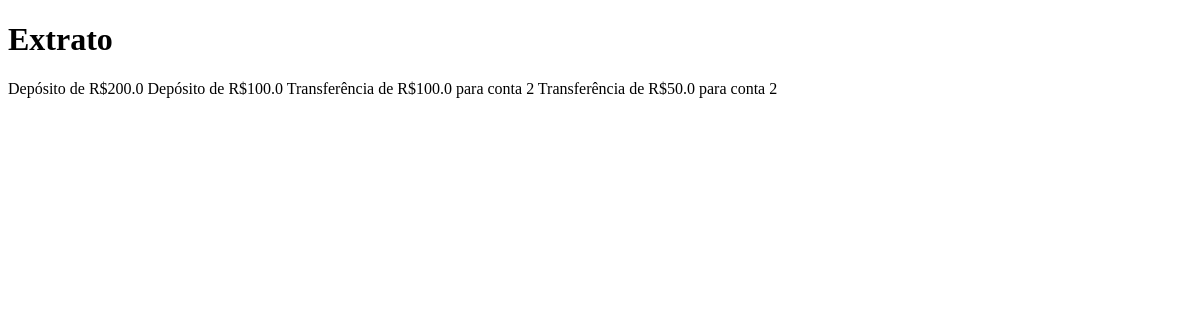
/visualizar_extrato (signed in), run on an earlier commit of the app's database.
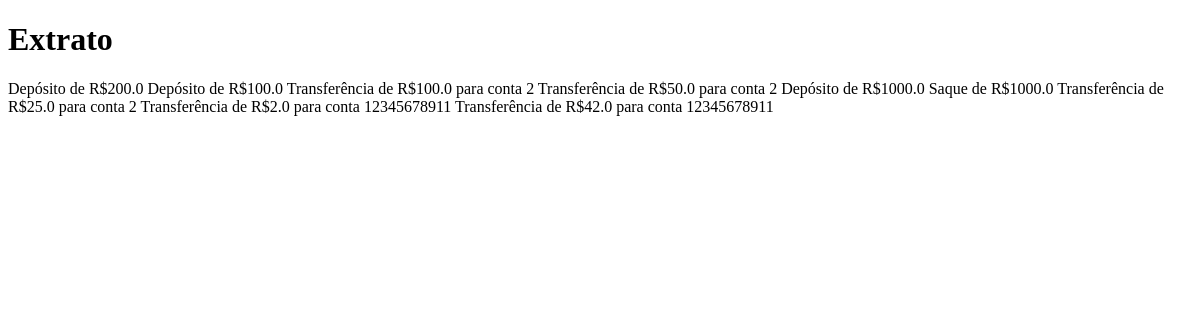
And on a later commit of the database.
### tables this page shows
CREATE TABLE contas (
                numero INTEGER PRIMARY KEY AUTOINCREMENT,
                cliente_id INTEGER UNIQUE NOT NULL,
                saldo FLOAT NOT NULL DEFAULT 0.0,
                extrato TEXT DEFAULT '',
                FOREIGN KEY (cliente_id) REFERENCES clientes (id)
            );

### app.py (the view)
@app.route('/visualizar_extrato', methods=['GET', 'POST'])
def visualizar_extrato():
    extrato = banco.visualizar_extrato(cpf_cliente_log, senha_cliente_log)
    if extrato:
        return render_template('extrato.html', extrato=extrato)
    else:
        return render_template('extrato.html', erro="Cliente não encontrado ou senha incorreta!")

### banco_sqlite.py (called while the page is built)
    def visualizar_extrato(self, senha):
        if senha == self.cliente.senha:
            return self.extrato
        else:
            print("Senha incorreta!")

    def buscar_cliente_por_cpf(self, cpf):
        self.cur.execute("SELECT id, nome, cpf, senha FROM clientes WHERE cpf = ?", (cpf,))
        row = self.cur.fetchone()
        if row:
            cliente_id, nome, cpf, senha = row
            self.cur.execute("SELECT numero, saldo, extrato FROM contas WHERE cliente_id = ?", (cliente_id,))
            conta_row = self.cur.fetchone()
            if conta_row:
                numero_conta, saldo, extrato = conta_row
                cliente = Cliente(nome, cpf, senha, id=cliente_id)
                conta = Conta(numero_conta, cliente, saldo, extrato)
                cliente.conta = conta
                return cliente
            else:
                print(f"Nenhuma conta encontrada para o cliente com CPF {cpf}")
                return None
        else:
            print(f"Cliente com CPF {cpf} não encontrado")
            return None

    def visualizar_extrato(self, cpf, senha):
        cliente = self.buscar_cliente_por_cpf(cpf)
        if cliente:
            return cliente.conta.visualizar_extrato(senha)
        else:
            print("Cliente não encontrado!")

### templates/extrato.html (shortened to what this page needs)
<!DOCTYPE html>
<html>
<head>
</head>
<body>
    <h1>Extrato</h1>
    <p>{{ extrato }}</p>
</body>
</html>

What changed in the data, as far as the page shows it:
changed contas: extrato "Depósito de R$200.0 Depósito de R$100.0 Transferência de R$100.0 para conta 2 Transferência de R$50.0 para conta 2" → "…R$50.0 para conta 2 Depósito de R$1000.0 Saque de R$1000.0 Transferência de R$25.0 para conta 2 Transferência de R$2.0 para conta 12345678911 Transferência de R$42.0 para conta 12345678911"
